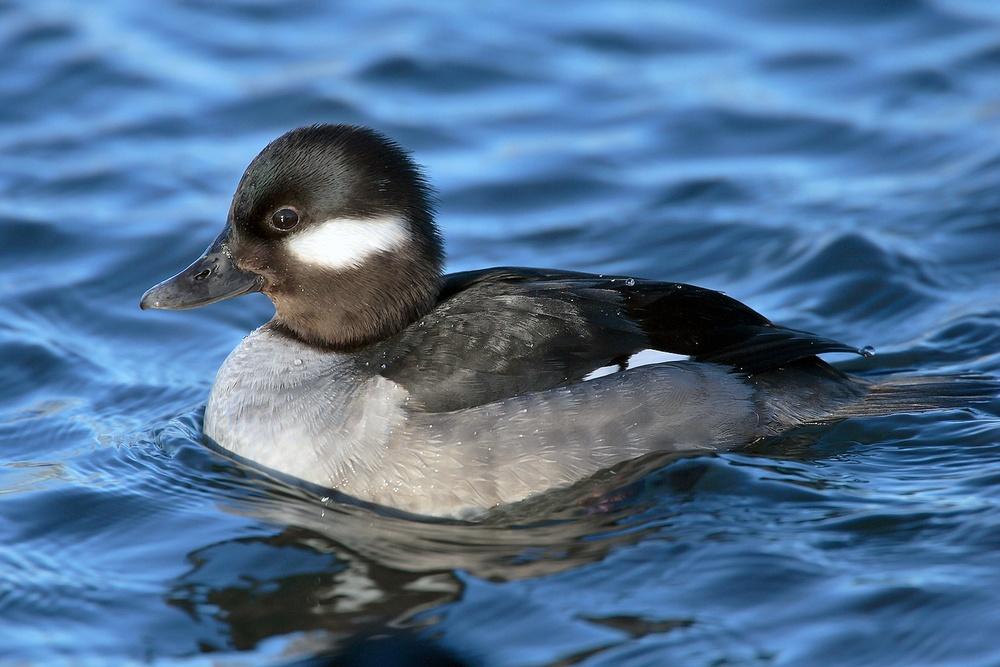
#> input picture duck.jpg, 1000 x 667 px, shrunk from 1536 x 1024 before the run
$ jupyter execute Exno-8.ipynb
#> lines starting #> are read from the running program, lines starting #| are printed output that depends on the picture; after the words box and inside, x2 and y2 are one past the last pixel; in counts of white or black regions, pixels touching at a corner belong together
#### EX NO  : 8-TheresHolding
#### NAME   : vignesh R
#### REF NO : 212223240177

[cell 1]
# Load the necessary packages
import cv2
import numpy as np
import matplotlib.pyplot as plt

[cell 2]
# Read the Image in grayscale
image_gray = cv2.imread("duck.jpg", 0)
#> image_gray: shape (667, 1000); min 0, max 255, mean 107.4

[cell 3]
# Global thresholding
ret, thresh_dipt1 = cv2.threshold(image_gray, 86, 255, cv2.THRESH_BINARY)
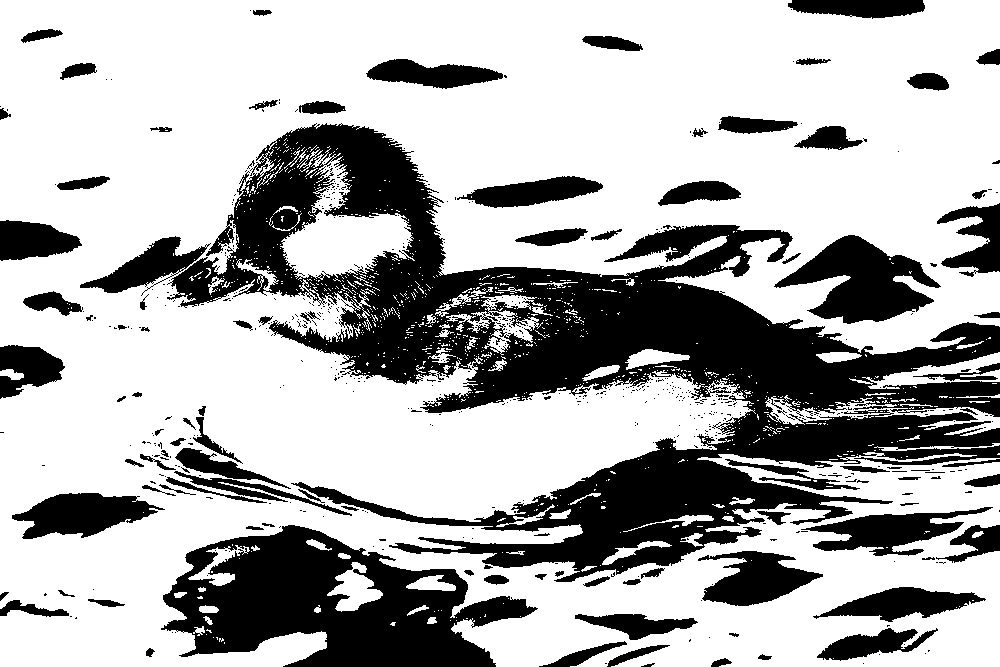
#> thresh_dipt1: shape (667, 1000); 68.6% white; 612 black regions (511 under 20 px), largest, box (x1, y1, x2, y2) and area: (167, 123, 1000, 582) 117147, (161, 525, 538, 667) 29154, (774, 235, 941, 324) 7519
ret, thresh_dipt2 = cv2.threshold(image_gray, 86, 255, cv2.THRESH_BINARY_INV)
ret, thresh_dipt3 = cv2.threshold(image_gray, 86, 255, cv2.THRESH_TOZERO)
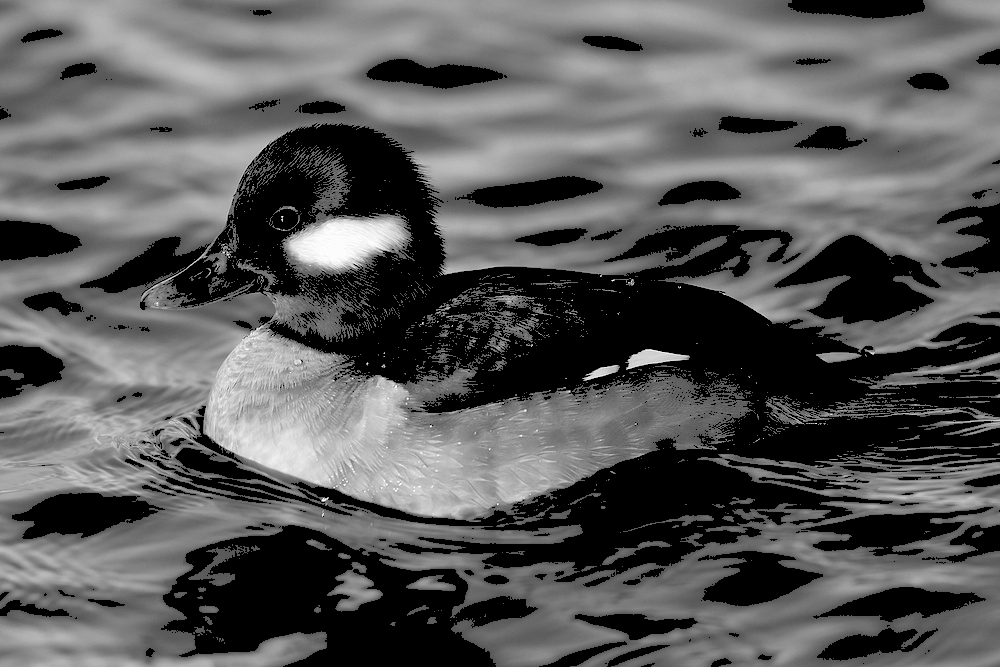
#> thresh_dipt3: shape (667, 1000); min 0, max 255, mean 89.8
ret, thresh_dipt4 = cv2.threshold(image_gray, 86, 255, cv2.THRESH_TOZERO_INV)
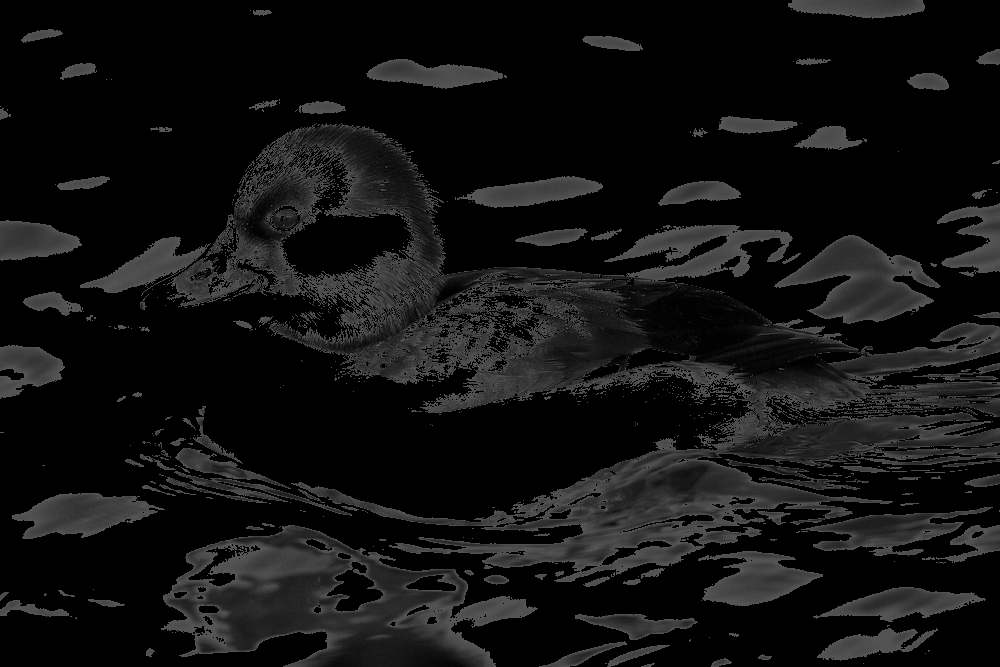
#> thresh_dipt4: shape (667, 1000); min 0, max 86, mean 17.6
ret, thresh_dipt5 = cv2.threshold(image_gray, 100, 255, cv2.THRESH_TRUNC)
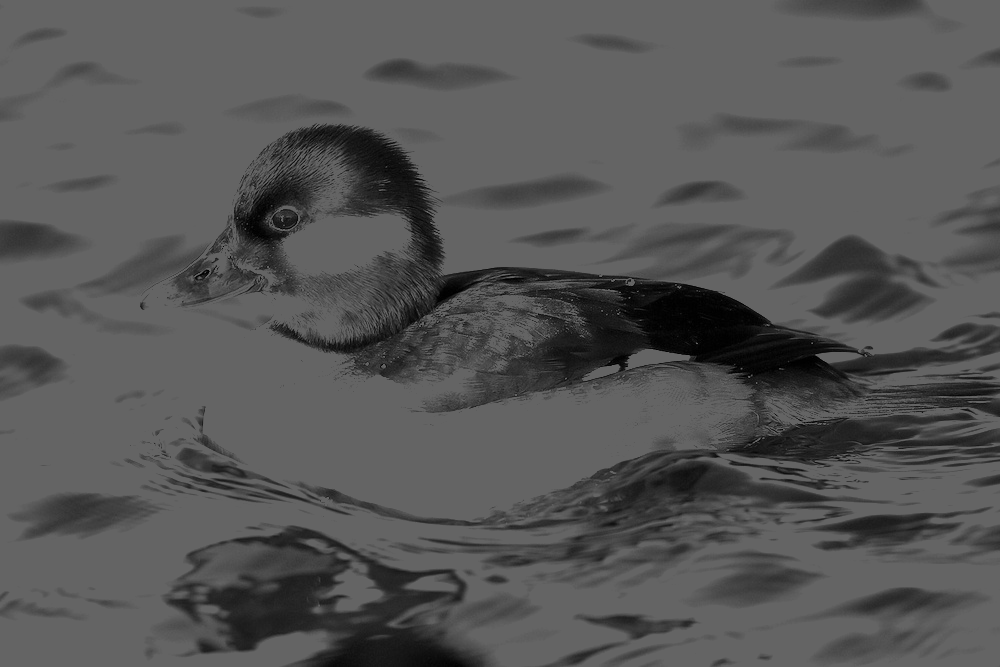
#> thresh_dipt5: shape (667, 1000); min 0, max 100, mean 85.4

[cell 4]
# Otsu's method
ret, thresh_dipt6 = cv2.threshold(image_gray, 0, 255, cv2.THRESH_BINARY + cv2.THRESH_OTSU)
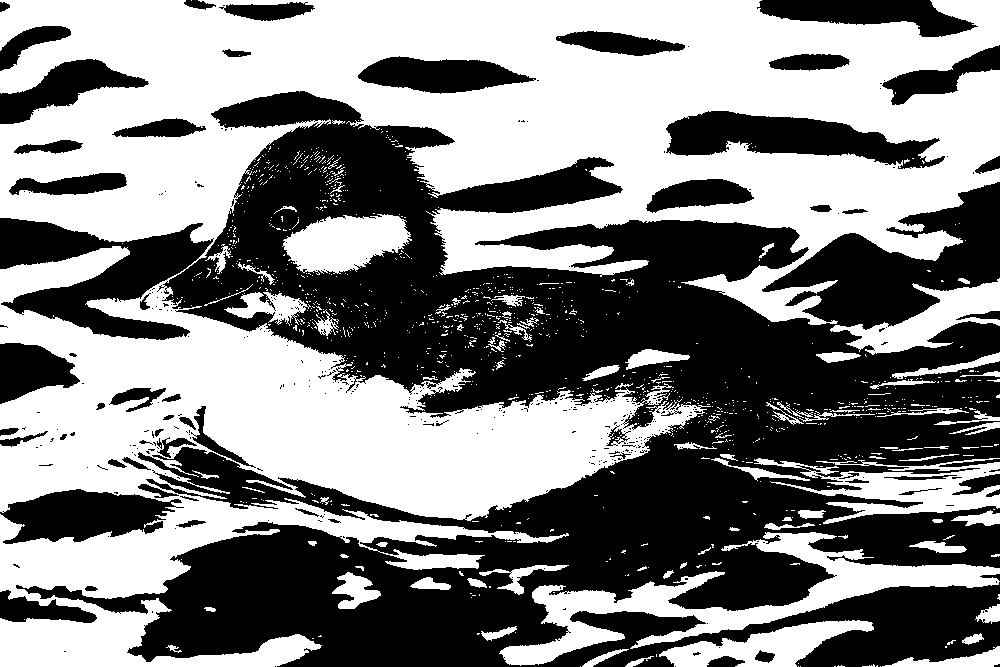
#> thresh_dipt6: shape (667, 1000); 51.1% white; 387 black regions (327 under 20 px), largest, box (x1, y1, x2, y2) and area: (0, 91, 1000, 667) 273220, (666, 111, 945, 169) 8457, (0, 489, 184, 544) 6341
#> ret = 106

[cell 5]
# Adaptive thresholding
thresh_dipt7 = cv2.adaptiveThreshold(image_gray, 255, cv2.ADAPTIVE_THRESH_MEAN_C, cv2.THRESH_BINARY, 11, 2)
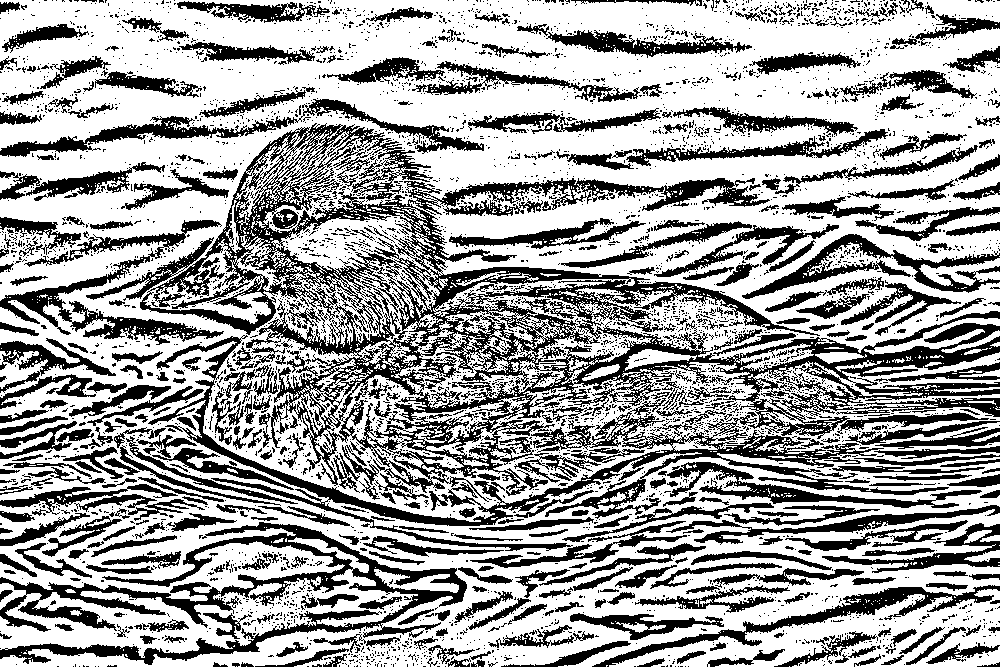
#> thresh_dipt7: shape (667, 1000); 63.4% white; 4269 black regions (3808 under 20 px), largest, box (x1, y1, x2, y2) and area: (140, 123, 1000, 502) 66351, (148, 335, 949, 551) 15033, (0, 522, 467, 665) 14522
thresh_dipt8 = cv2.adaptiveThreshold(image_gray, 255, cv2.ADAPTIVE_THRESH_GAUSSIAN_C, cv2.THRESH_BINARY, 11, 2)
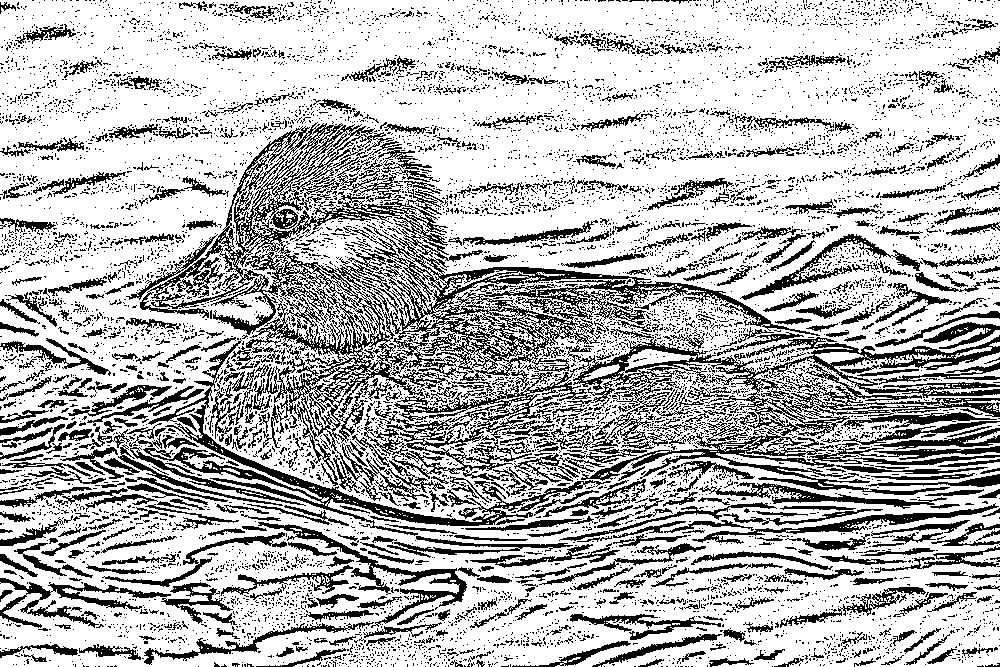
#> thresh_dipt8: shape (667, 1000); 72.1% white; black in thin lines or dots

[cell 6]
# Titles and images
titles = ["Gray Image",
          "Threshold (Binary)",
          "Threshold (Binary Inverse)",
          "Threshold (To Zero)",
          "Threshold (To Zero-Inverse)",
          "Threshold (Truncate)",
          "Otsu",
          "Adaptive Threshold (Mean)",
          "Adaptive Threshold (Gaussian)"]

images = [image_gray, thresh_dipt1, thresh_dipt2, thresh_dipt3, thresh_dipt4, thresh_dipt5, thresh_dipt6, thresh_dipt7, thresh_dipt8]

[cell 7]
# Display results
for i in range(0, 9):
    plt.figure(figsize=(10, 10))
    plt.subplot(1, 2, 1)
    plt.title("Original Image")
    plt.imshow(image_gray, cmap='gray')
    plt.axis("off")

    plt.subplot(1, 2, 2)
    plt.title(titles[i])
    plt.imshow(images[i], cmap='gray')
    plt.axis("off")

    plt.show()
